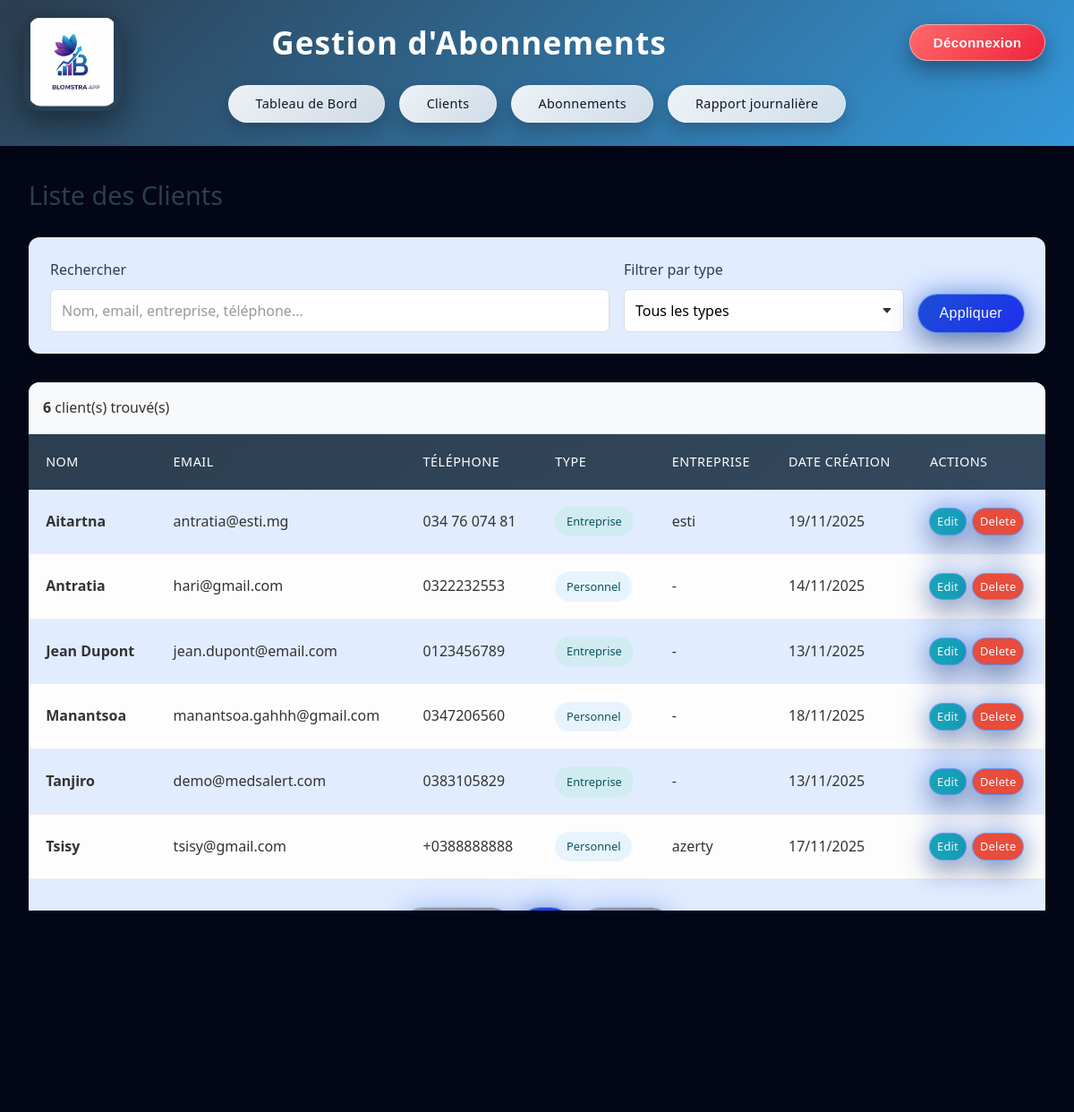
/clients/ (signed in), run on an earlier commit of the app's database.
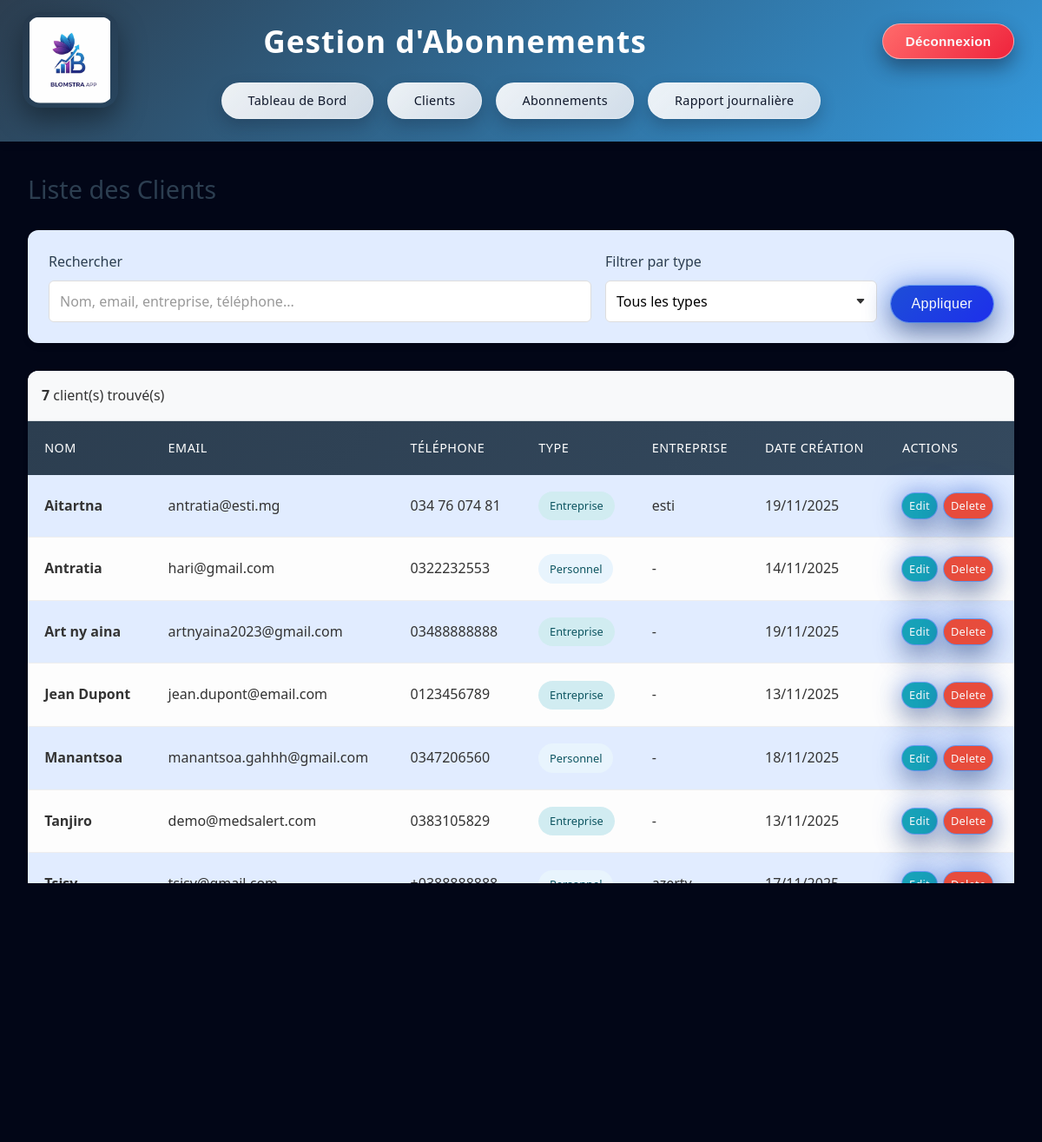
And on a later commit of the database.
### subscriptions/models.py (models this page shows, shortened)
class Client(models.Model):
    TYPE_CHOICES = [
        ('personnel', 'Personnel'),
        ('entreprise', 'Entreprise'),
    ]
    user = models.OneToOneField(User, null=True, blank=True, on_delete=models.SET_NULL, related_name='client')
    nom = models.CharField(max_length=100)
    email = models.EmailField()
    telephone = models.CharField(max_length=20, blank=True)
    type_client = models.CharField(max_length=20, choices=TYPE_CHOICES)
    nom_entreprise = models.CharField(max_length=100, blank=True)
    adresse = models.TextField(blank=True)
    date_creation = models.DateTimeField(auto_now_add=True)
    date_modification = models.DateTimeField(auto_now=True)
    class Meta:
        verbose_name = "Client"
        verbose_name_plural = "Clients"

### subscriptions/views.py (the view, shortened to what this page needs)
# urls.py: path('clients/', login_required(views.client_list), name='client_list'),
@login_required
def client_list(request):
    clients_qs = Client.objects.all().order_by('nom')
    query = request.GET.get('q')
    type_filter = request.GET.get('type')
    if type_filter:
        clients_qs = clients_qs.filter(type_client=type_filter)
    paginator = Paginator(clients_qs, 20)  # 20 éléments par page
    page = request.GET.get('page')
    try:
        clients_page = paginator.page(page)
    except PageNotAnInteger:
        clients_page = paginator.page(1)
    except EmptyPage:
        clients_page = paginator.page(paginator.num_pages)
    params = request.GET.copy()
    if 'page' in params:
        params.pop('page')
    params = params.urlencode()
    context = {
        'clients': clients_page,
        'query': query or '',
        'type_filter': type_filter or '',
        'params': params,
    }
    return render(request, 'subscriptions/client_list.html', context)

### templates/subscriptions/client_list.html (shortened to what the changed rows need)
{% extends 'subscriptions/base.html' %}
{% block content %}
<h2>Liste des Clients</h2>
{% if clients %}
<div class="table-container">
    <div style="padding: 1rem; background: #f8f9fa; border-bottom: 1px solid #dee2e6;">
        <strong>{{ clients.paginator.count }}</strong> client(s) trouvé(s)
    </div>
    <table>
        <thead>
            <tr>
                <th>Nom</th>
                <th>Email</th>
                <th>Téléphone</th>
                <th>Type</th>
                <th>Entreprise</th>
                <th>Date Création</th>
                <th>Actions</th>
            </tr>
        </thead>
        <tbody>
            {% for client in clients %}
            <tr>
                <td>
                    <strong>{{ client.nom }}</strong>
                </td>
                <td>{{ client.email }}</td>
                <td>{{ client.telephone|default:"-" }}</td>
                <td>
                    <span class="badge {% if client.type_client == 'entreprise' %}badge-entreprise{% else %}badge-personnel{% endif %}">
                        {{ client.get_type_client_display }}
                    </span>
                </td>
                <td>{{ client.nom_entreprise|default:"-" }}</td>
                <td>{{ client.date_creation|date:"d/m/Y" }}</td>
                <td>
                    <div style="display: flex; gap: 0.5rem; flex-wrap: wrap;">
                        <a href="{% url 'subscriptions:client_edit' client.pk %}"
                           class="btn"
                           style="padding: 0.25rem 0.5rem; font-size: 0.8rem; background: #17a2b8;">
                            Edit
                        </a>
                        <a href="{% url 'subscriptions:client_delete' client.pk %}"
                           class="btn btn-secondary"
                           style="padding: 0.25rem 0.5rem; font-size: 0.8rem; background: #e74c3c;">
                            Delete
                        </a>
                    </div>
                </td>
            </tr>
            {% endfor %}
        </tbody>
    </table>
    <div style="padding: 1rem; display:flex; justify-content:center; gap: 0.5rem; align-items:center; margin-top: 1rem;">
        {% if clients.has_previous %}
            <a href="?page={{ clients.previous_page_number }}{% if params %}&{{ params }}{% endif %}" class="btn btn-secondary">Précédent</a>
        {% else %}
            <span class="btn btn-secondary" style="opacity:0.5; cursor:default;">Précédent</span>
        {% endif %}
        {% for i in clients.paginator.page_range %}
            {% if clients.number == i %}
                <span class="btn" style="font-weight:700;">{{ i }}</span>
            {% else %}
                <a href="?page={{ i }}{% if params %}&{{ params }}{% endif %}" class="btn btn-secondary">{{ i }}</a>
            {% endif %}
        {% endfor %}
        {% if clients.has_next %}
            <a href="?page={{ clients.next_page_number }}{% if params %}&{{ params }}{% endif %}" class="btn btn-secondary">Suivant</a>
        {% else %}
            <span class="btn btn-secondary" style="opacity:0.5; cursor:default;">Suivant</span>
        {% endif %}
    </div>
</div>
{% endif %}
{% endblock %}

What changed in the data, as far as the page shows it:
added Client: nom "Art ny aina", email "artnyaina2023@gmail.com", telephone "03488888888", type_client "Entreprise", nom_entreprise "-", date_creation "19/11/2025"
Also different on the page:
{{ clients.paginator.count }}: "6" → "7"
